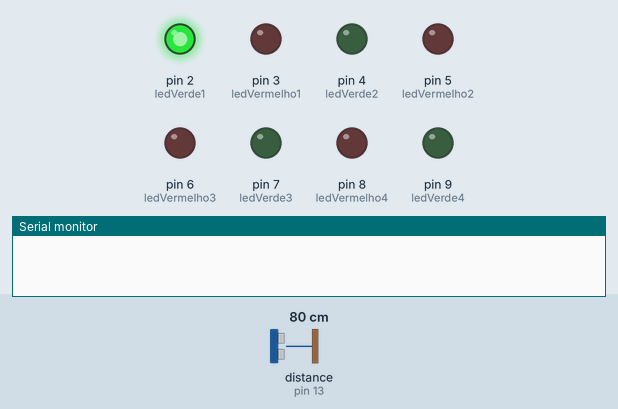
Simulated run of this sketch. Board: Arduino Uno, built with avr-gcc and run on an emulated ATmega328P. Parts: output pins drawn as LEDs (lit = HIGH), the last lines printed to the serial monitor. The inputs (shaded band) are chosen by the test bench; at power-on: distance to the obstacle (sensor on pin 13) 80 cm. The echo pulse lasts 58.3 µs per cm.

Above: at 0.08 s.
1.3 s: distance to the obstacle (sensor on pin 13) set to 2 cm
At 2.7 s:
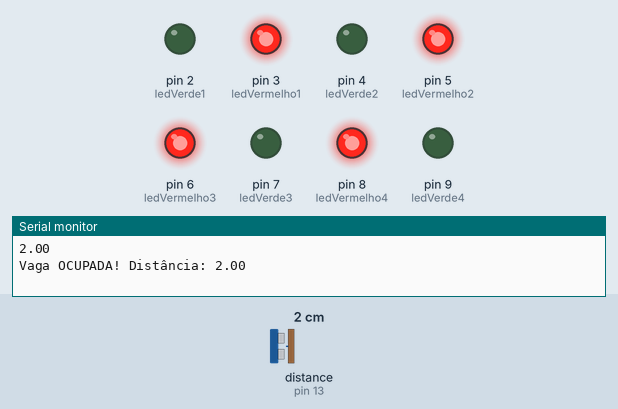
3.9 s: distance to the obstacle (sensor on pin 13) set to 8 cm
5.6 s: distance to the obstacle (sensor on pin 13) set to 11 cm
At 7.2 s:
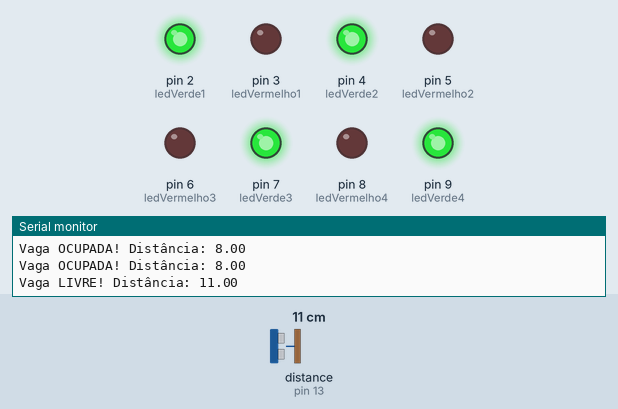
7.9 s: distance to the obstacle (sensor on pin 13) set to 4 cm
At 8.9 s:
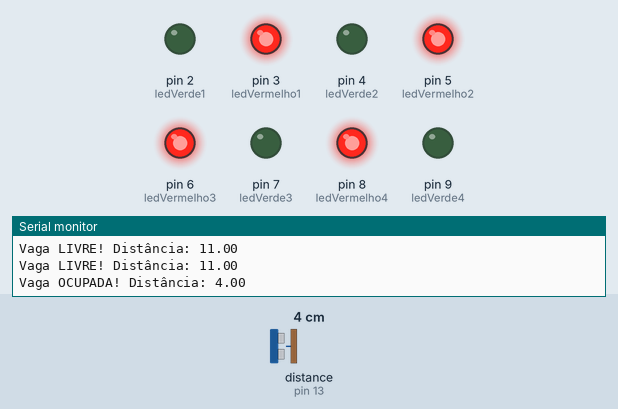
9.9 s: distance to the obstacle (sensor on pin 13) set to 18 cm
At 11.7 s:
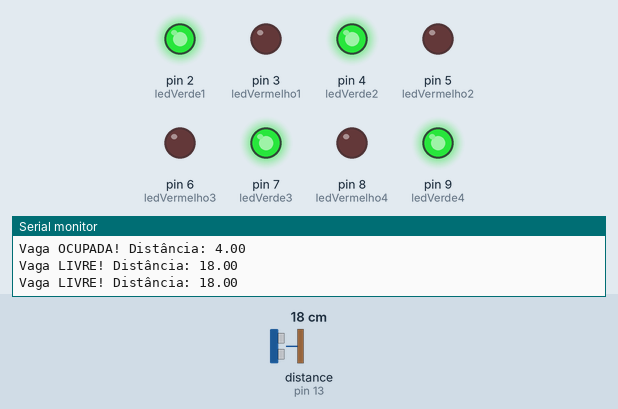
Timing chart, 0 to 12.9 s (numbered marks = the images above; inputs shaded):
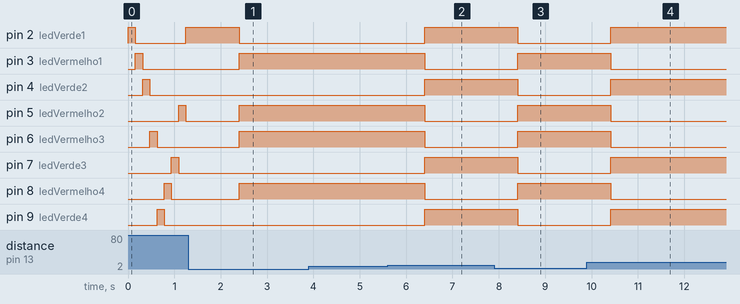

The sketch:

Estacionamento.ino
```cpp
#include <HCSR04.h>

int ledVerde1 = 2;
int ledVerde2 = 4;
int ledVerde3 = 7;
int ledVerde4 = 9;

int ledVermelho1 = 3;
int ledVermelho2 = 5;
int ledVermelho3 = 6;
int ledVermelho4 = 8;

int leds[8] = {2, 3, 4, 6, 9, 8, 7, 5};
int wantedValue;
int wantedPosition;
int ledAnterior;
int ledPosterior;

int triggerPin = 12;
int echoPin = 13;
UltraSonicDistanceSensor distanceSensor(triggerPin, echoPin);
bool parkingStatus;

double distance;

void setup() {
  Serial.begin(9600);
  pinMode(ledVerde1, OUTPUT);
  pinMode(ledVerde2, OUTPUT);
  pinMode(ledVerde3, OUTPUT);
  pinMode(ledVerde4, OUTPUT);
  pinMode(ledVermelho1, OUTPUT);
  pinMode(ledVermelho2, OUTPUT);
  pinMode(ledVermelho3, OUTPUT);
  pinMode(ledVermelho4, OUTPUT);
}

void atualizarDistancia() {distance = distanceSensor.measureDistanceCm();}

void loop() {
  atualizarDistancia();
  parkingStatus = distance > 9 ? false : true;
  if (distance > 20) {
    animacao();
  } else {
    if (parkingStatus) {
      vagaOcupada();
      Serial.print("Vaga OCUPADA! Distância: ");
    } else {
      vagaLivre();
      Serial.print("Vaga LIVRE! Distância: ");
    }
  }
  Serial.println(distance);
  delay(1000);
}

void animacao() {
  while (distance > 20) {
    for (int led : leds) {
      estadoTodosLeds(0);
      digitalWrite(led, HIGH);

      for (int i = 0; i < 8; i++) {
        if (wantedValue == leds[i]) {
          wantedPosition = i;
          break;
        }
      }

      delay(150);
      atualizarDistancia();
      if (distance < 20) {break;}
    }
  }
}

void vagaOcupada() {
  estadoLedsVerdes(0);
  estadoLedsVermelhos(1);
}

void vagaLivre() {
  estadoLedsVerdes(1);
  estadoLedsVermelhos(0);
}

void estadoLedsVerdes(int estado) {
  digitalWrite(ledVerde1, estado);
  digitalWrite(ledVerde2, estado);
  digitalWrite(ledVerde3, estado);
  digitalWrite(ledVerde4, estado);
}

void estadoLedsVermelhos(int estado) {
  digitalWrite(ledVermelho1, estado);
  digitalWrite(ledVermelho2, estado);
  digitalWrite(ledVermelho3, estado);
  digitalWrite(ledVermelho4, estado);
}

void estadoTodosLeds(int estado) {
  estadoLedsVerdes(estado);
  estadoLedsVermelhos(estado);
}
```

Measured:
- the behaviour switches between 9 and 10 cm on distance to the obstacle (sensor on pin 13) (found by bisection; images 1 and 2)
- after the input at 1.3 s, pin 4 (ledVerde2), pin 7 (ledVerde3), pin 9 (ledVerde4): stops changing and stays LOW
- after the input at 5.6 s, pin 2 (ledVerde1), pin 4 (ledVerde2), pin 7 (ledVerde3), pin 9 (ledVerde4): LOW → HIGH after 0.81 s; pin 3 (ledVermelho1), pin 5 (ledVermelho2), pin 6 (ledVermelho3), pin 8 (ledVermelho4): HIGH → LOW after 0.81 s
- after the input at 7.9 s, pin 2 (ledVerde1), pin 4 (ledVerde2), pin 7 (ledVerde3), pin 9 (ledVerde4): HIGH → LOW after 0.51 s; pin 3 (ledVermelho1), pin 5 (ledVermelho2), pin 6 (ledVermelho3), pin 8 (ledVermelho4): LOW → HIGH after 0.51 s
- after the input at 9.9 s, pin 2 (ledVerde1), pin 4 (ledVerde2), pin 7 (ledVerde3), pin 9 (ledVerde4): LOW → HIGH after 0.51 s; pin 3 (ledVermelho1), pin 5 (ledVermelho2), pin 6 (ledVermelho3), pin 8 (ledVermelho4): HIGH → LOW after 0.51 s
